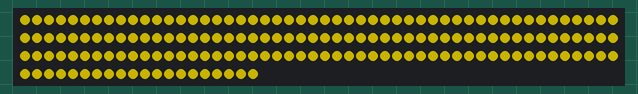
Bench run of a sketch on a simulated Arduino Mega 2560, built with avr-gcc and run on an emulated ATmega2560. Shown: 170 RGB LEDs in strip order, left to right, continuing on the next row. Dim RGB values are drawn brighter than linear; what the sketch prints to the serial monitor is not drawn.

Above: at 0.1 s.

The sketch:

Path_LED.ino
```cpp
#include <FastLED.h>

// How many leds in your strip?
#define NUM_LEDS 170

// For led chips like Neopixels, which have a data line, ground, and power, you just
// need to define DATA_PIN.  For led chipsets that are SPI based (four wires - data, clock,
// ground, and power), like the LPD8806, define both DATA_PIN and CLOCK_PIN
#define DATA_PIN 23
#define CLOCK_PIN 18

// Define the array of leds
CRGB leds[NUM_LEDS];

void setup() {
	Serial.begin(57600);
	Serial.println("starting");
	FastLED.addLeds<APA102, DATA_PIN, CLOCK_PIN, BGR>(leds,NUM_LEDS);
	FastLED.setBrightness(100);
}

void loop() {
  fill_solid( leds, NUM_LEDS, CRGB(255,230,0));
  FastLED.show();
}
```
